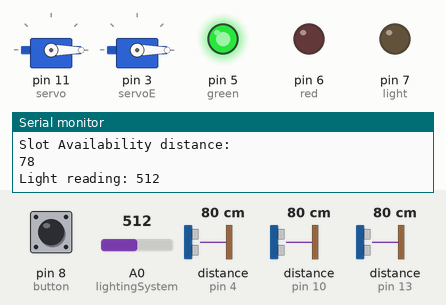
A sketch run on a simulated Arduino Uno, built with avr-gcc and run on an emulated ATmega328P. Shown: 2 × servo, output pins drawn as LEDs (lit = HIGH), the last lines printed to the serial monitor. Wiring (inferred from the names in the program): 3 × ultrasonic range finder: trigger pin 2, echo pin 4 / trigger pin 9, echo pin 10 / trigger pin 12, echo pin 13. The inputs (shaded band) are chosen by the test bench; at power-on: distance to the obstacle (sensors on pin 13, pin 4, pin 10) 80 cm, pin 8 (button) HIGH, A0 (lightingSystem) = 512. The echo pulse lasts 58.3 µs per cm; pins used as bus, display or sensor lines are not drawn.

Above: at 3.8 s.
3.9 s: distance to the obstacle (sensor on pin 13) set to 18 cm
7.8 s: distance to the obstacle (sensor on pin 13) set to 15 cm
At 9.3 s:
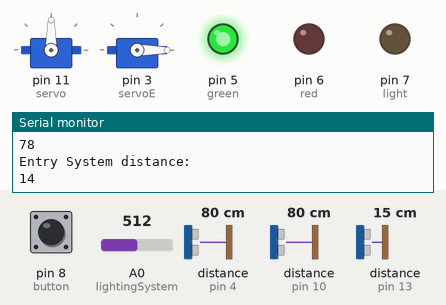
15.5 s: pin 8 (button) pulled LOW for 3 s
At 16.9 s:
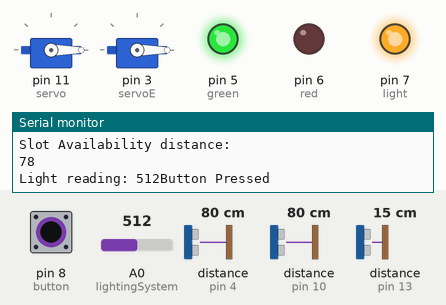
26.5 s: distance to the obstacle (sensor on pin 4) set to 18 cm
30.5 s: distance to the obstacle (sensor on pin 4) set to 15 cm
At 32.5 s:
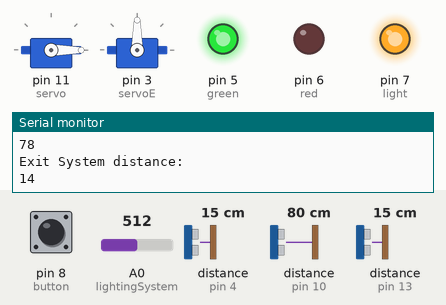
35.6 s: distance to the obstacle (sensor on pin 10) set to 12 cm
39.8 s: distance to the obstacle (sensor on pin 10) set to 9 cm
At 47.2 s:
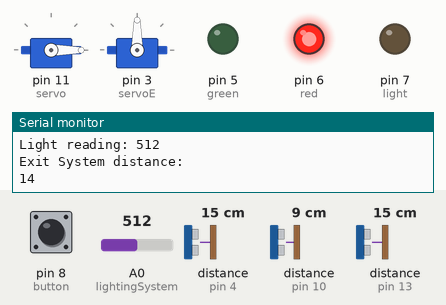
Timing chart, 0 to 58.6 s (numbered marks = the images above; inputs shaded):
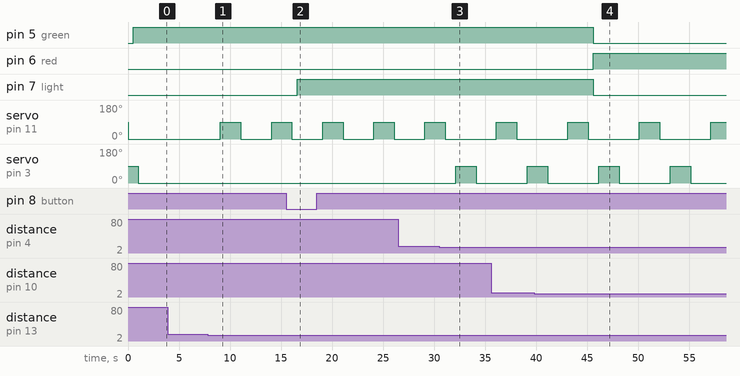

The sketch:

MPCA_Final_Project_-_Automated_Garage_System.ino
```cpp
#include<Servo.h>

int echoS = 13;
int triggerS = 12;

int distanceS;
int durationS;

//Servo @11
int echoP = 10;
int triggerP = 9;

int distanceP;
int durationP;

int echoE = 4;
int triggerE = 2;

int distanceE;
int durationE;

int button = 8;

int light = 7;
int lightStatus = 0;  //To indicate if light is on or not
int pressed = 0;

int red = 6;
int green = 5;

Servo servo;
Servo servoE;
int positionE = 0;
int position = 0;

void setup()
{

  Serial.begin(9600);
  Serial.println("Project Up and Running....");

  servo.attach(11, 500, 2500);
  servoE.attach(3, 500, 2500);

  pinMode(echoS, INPUT);
  pinMode(triggerS, OUTPUT);

  pinMode(echoP, INPUT);
  pinMode(triggerP, OUTPUT);

  pinMode(echoE, INPUT);
  pinMode(triggerE, OUTPUT);

  pinMode(button, INPUT);

  pinMode(light, OUTPUT);
  pinMode(red, OUTPUT);
  pinMode(green, OUTPUT);

}

void loop()
{
  entrySystem();
  delay(500);
  slotAvailability();
  lightingSystem();
  delay(500);
  exitSystem();
  delay(2000);
}

void entrySystem()
{
  digitalWrite(triggerS, LOW);
  delayMicroseconds(2);
  digitalWrite(triggerS, HIGH);
  delayMicroseconds(10);
  digitalWrite(triggerS, LOW);
  durationS = pulseIn(echoS, HIGH);
  distanceS = durationS * 0.034 / 2;
  Serial.println("\nEntry System distance: ");
  Serial.print(distanceS);
  if(distanceS>15)
    servo.write(0);
  else
  {
    servo.write(90);
    delay(2000);
    servo.write(0);
  }
}

void slotAvailability()
{
  digitalWrite(triggerP, LOW);
  delayMicroseconds(2);
  digitalWrite(triggerP, HIGH);
  delayMicroseconds(10);
  digitalWrite(triggerP, LOW);
  durationP = pulseIn(echoP, HIGH);
  distanceP = durationP * 0.034 / 2;
  Serial.println("\nSlot Availability distance: ");
  Serial.print(distanceP);
  if(distanceP<10)
  {
    digitalWrite(red, HIGH);
    digitalWrite(green, LOW);
  }
  else
  {
    digitalWrite(green, HIGH);
    digitalWrite(red, LOW);
  }
}

void lightingSystem()
{
  if(pressed>0 && pressed<5)
  {
    pressed++;
    return;
  }

  if(pressed == 5)
    pressed=0;
  int val = analogRead(A0);
  Serial.print("\nLight reading: ");
  Serial.print(val);

  if(digitalRead(button)==0)
  {
    pressed = 1;
    Serial.print("Button Pressed");
    if(lightStatus)
    {
      digitalWrite(light, LOW);
      lightStatus = 0;
    }
    else
    {
      digitalWrite(light, HIGH);
      lightStatus = 1;
    }
    return;
  }
  if(val<30)
  {
    digitalWrite(light, HIGH);
    lightStatus = 1;
  }
  else
  {
    digitalWrite(light, LOW);
    lightStatus = 0;
  }
}

void exitSystem()
{
  digitalWrite(triggerE, LOW);
  delayMicroseconds(2);
  digitalWrite(triggerE, HIGH);
  delayMicroseconds(10);
  digitalWrite(triggerE, LOW);
  durationE = pulseIn(echoE, HIGH);
  distanceE = durationE * 0.034 / 2;
  Serial.println("\nExit System distance: ");
  Serial.print(distanceE);
  if(distanceE>15)
    servoE.write(0);
  else
  {
    servoE.write(90);
    delay(2000);
    servoE.write(0);
  }
}
```

Measured:
- the behaviour switches between 17 and 16 cm on distance to the obstacle (sensor on pin 13) (found by bisection; images 0 and 1)
- the behaviour switches between 17 and 16 cm on distance to the obstacle (sensor on pin 4) (found by bisection; images 2 and 3)
- the behaviour switches between 11 and 10 cm on distance to the obstacle (sensor on pin 10) (found by bisection; images 3 and 4)
- after the input at 7.8 s, servo on pin 11 (servo): 0° → 90° after 1.2 s, → 0° 2.0 s later, → 90° 3.0 s later
- after the input at 15.5 s, pin 7 (light): LOW → HIGH after 1.1 s
- after the input at 30.5 s, servo on pin 11 (servo): goes on until 31.1 s, then stays 0°; servo on pin 3 (servoE): 0° → 90° after 1.6 s, → 0° 2.0 s later
- after the input at 39.8 s, pin 5 (green): HIGH → LOW after 5.8 s; pin 6 (red): LOW → HIGH after 5.8 s
